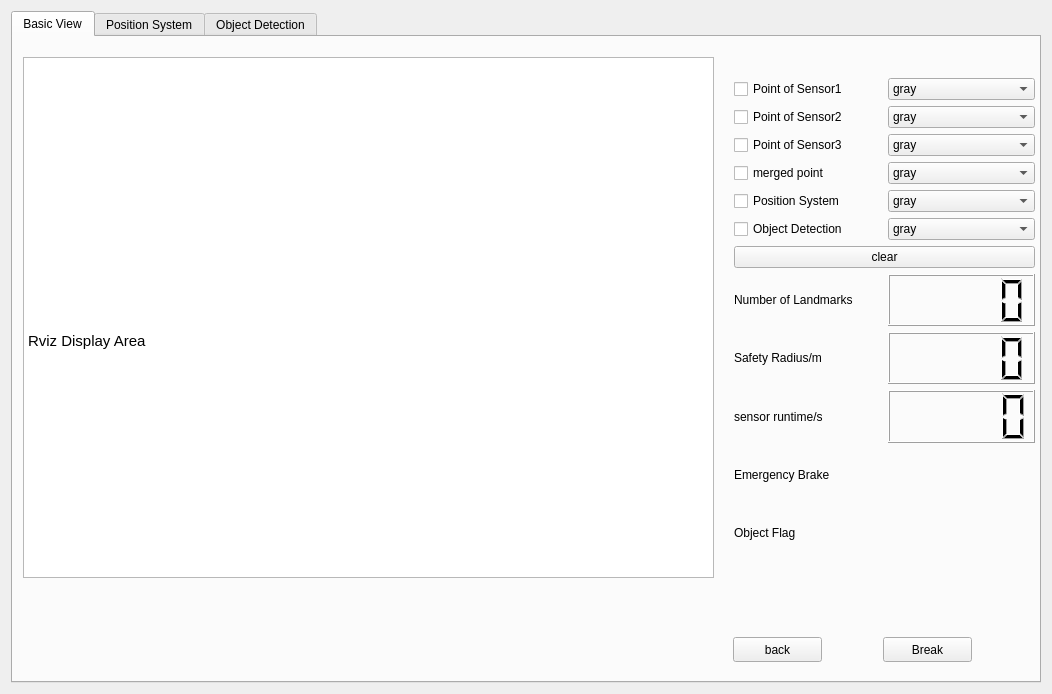
<?xml version="1.0" encoding="UTF-8"?>
<ui version="4.0">
 <class>Form</class>
 <widget class="QWidget" name="Form">
  <property name="geometry">
   <rect>
    <x>0</x>
    <y>0</y>
    <width>1052</width>
    <height>694</height>
   </rect>
  </property>
  <property name="windowTitle">
   <string>Form</string>
  </property>
  <layout class="QGridLayout" name="gridLayout">
   <item row="0" column="0">
    <widget class="QTabWidget" name="tabWidget">
     <property name="currentIndex">
      <number>0</number>
     </property>
     <widget class="QWidget" name="tab_1">
      <attribute name="title">
       <string>Basic View</string>
      </attribute>
      <widget class="QPushButton" name="pushButton_3">
       <property name="geometry">
        <rect>
         <x>720</x>
         <y>600</y>
         <width>89</width>
         <height>25</height>
        </rect>
       </property>
       <property name="text">
        <string>back</string>
       </property>
      </widget>
      <widget class="QPushButton" name="pushButton_4">
       <property name="geometry">
        <rect>
         <x>870</x>
         <y>600</y>
         <width>89</width>
         <height>25</height>
        </rect>
       </property>
       <property name="text">
        <string>Break</string>
       </property>
      </widget>
      <widget class="QTextBrowser" name="textBrowser_2">
       <property name="geometry">
        <rect>
         <x>10</x>
         <y>20</y>
         <width>691</width>
         <height>521</height>
        </rect>
       </property>
       <property name="html">
        <string>&lt;!DOCTYPE HTML PUBLIC &quot;-//W3C//DTD HTML 4.0//EN&quot; &quot;http://www.w3.org/TR/REC-html40/strict.dtd&quot;&gt;
&lt;html&gt;&lt;head&gt;&lt;meta name=&quot;qrichtext&quot; content=&quot;1&quot; /&gt;&lt;style type=&quot;text/css&quot;&gt;
p, li { white-space: pre-wrap; }
&lt;/style&gt;&lt;/head&gt;&lt;body style=&quot; font-family:'Ubuntu'; font-size:11pt; font-weight:400; font-style:normal;&quot;&gt;
&lt;p style=&quot;-qt-paragraph-type:empty; margin-top:0px; margin-bottom:0px; margin-left:0px; margin-right:0px; -qt-block-indent:0; text-indent:0px;&quot;&gt;&lt;br /&gt;&lt;/p&gt;
&lt;p style=&quot;-qt-paragraph-type:empty; margin-top:0px; margin-bottom:0px; margin-left:0px; margin-right:0px; -qt-block-indent:0; text-indent:0px;&quot;&gt;&lt;br /&gt;&lt;/p&gt;
&lt;p style=&quot;-qt-paragraph-type:empty; margin-top:0px; margin-bottom:0px; margin-left:0px; margin-right:0px; -qt-block-indent:0; text-indent:0px;&quot;&gt;&lt;br /&gt;&lt;/p&gt;
&lt;p style=&quot;-qt-paragraph-type:empty; margin-top:0px; margin-bottom:0px; margin-left:0px; margin-right:0px; -qt-block-indent:0; text-indent:0px;&quot;&gt;&lt;br /&gt;&lt;/p&gt;
&lt;p style=&quot;-qt-paragraph-type:empty; margin-top:0px; margin-bottom:0px; margin-left:0px; margin-right:0px; -qt-block-indent:0; text-indent:0px;&quot;&gt;&lt;br /&gt;&lt;/p&gt;
&lt;p style=&quot;-qt-paragraph-type:empty; margin-top:0px; margin-bottom:0px; margin-left:0px; margin-right:0px; -qt-block-indent:0; text-indent:0px;&quot;&gt;&lt;br /&gt;&lt;/p&gt;
&lt;p style=&quot;-qt-paragraph-type:empty; margin-top:0px; margin-bottom:0px; margin-left:0px; margin-right:0px; -qt-block-indent:0; text-indent:0px;&quot;&gt;&lt;br /&gt;&lt;/p&gt;
&lt;p style=&quot;-qt-paragraph-type:empty; margin-top:0px; margin-bottom:0px; margin-left:0px; margin-right:0px; -qt-block-indent:0; text-indent:0px;&quot;&gt;&lt;br /&gt;&lt;/p&gt;
&lt;p style=&quot;-qt-paragraph-type:empty; margin-top:0px; margin-bottom:0px; margin-left:0px; margin-right:0px; -qt-block-indent:0; text-indent:0px;&quot;&gt;&lt;br /&gt;&lt;/p&gt;
&lt;p style=&quot;-qt-paragraph-type:empty; margin-top:0px; margin-bottom:0px; margin-left:0px; margin-right:0px; -qt-block-indent:0; text-indent:0px;&quot;&gt;&lt;br /&gt;&lt;/p&gt;
&lt;p style=&quot;-qt-paragraph-type:empty; margin-top:0px; margin-bottom:0px; margin-left:0px; margin-right:0px; -qt-block-indent:0; text-indent:0px;&quot;&gt;&lt;br /&gt;&lt;/p&gt;
&lt;p style=&quot;-qt-paragraph-type:empty; margin-top:0px; margin-bottom:0px; margin-left:0px; margin-right:0px; -qt-block-indent:0; text-indent:0px;&quot;&gt;&lt;br /&gt;&lt;/p&gt;
&lt;p style=&quot;-qt-paragraph-type:empty; margin-top:0px; margin-bottom:0px; margin-left:0px; margin-right:0px; -qt-block-indent:0; text-indent:0px;&quot;&gt;&lt;br /&gt;&lt;/p&gt;
&lt;p style=&quot;-qt-paragraph-type:empty; margin-top:0px; margin-bottom:0px; margin-left:0px; margin-right:0px; -qt-block-indent:0; text-indent:0px;&quot;&gt;&lt;br /&gt;&lt;/p&gt;
&lt;p style=&quot;-qt-paragraph-type:empty; margin-top:0px; margin-bottom:0px; margin-left:0px; margin-right:0px; -qt-block-indent:0; text-indent:0px;&quot;&gt;&lt;br /&gt;&lt;/p&gt;
&lt;p style=&quot; margin-top:0px; margin-bottom:0px; margin-left:0px; margin-right:0px; -qt-block-indent:0; text-indent:0px;&quot;&gt;Rviz Display Area&lt;/p&gt;&lt;/body&gt;&lt;/html&gt;</string>
       </property>
      </widget>
      <widget class="QWidget" name="layoutWidget">
       <property name="geometry">
        <rect>
         <x>721</x>
         <y>41</y>
         <width>301</width>
         <height>481</height>
        </rect>
       </property>
       <layout class="QGridLayout" name="gridLayout_2">
        <item row="3" column="0">
         <widget class="QCheckBox" name="checkBox">
          <property name="text">
           <string>merged point</string>
          </property>
         </widget>
        </item>
        <item row="0" column="1">
         <widget class="QComboBox" name="comboBox_6">
          <item>
           <property name="text">
            <string>gray</string>
           </property>
          </item>
          <item>
           <property name="text">
            <string>blue</string>
           </property>
          </item>
          <item>
           <property name="text">
            <string>green</string>
           </property>
          </item>
         </widget>
        </item>
        <item row="8" column="1">
         <widget class="QLCDNumber" name="lcdNumber_2"/>
        </item>
        <item row="1" column="1">
         <widget class="QComboBox" name="comboBox_5">
          <item>
           <property name="text">
            <string>gray</string>
           </property>
          </item>
          <item>
           <property name="text">
            <string>blue</string>
           </property>
          </item>
          <item>
           <property name="text">
            <string>green</string>
           </property>
          </item>
         </widget>
        </item>
        <item row="7" column="1">
         <widget class="QLCDNumber" name="lcdNumber_3"/>
        </item>
        <item row="9" column="0">
         <widget class="QLabel" name="label_3">
          <property name="text">
           <string>sensor runtime/s</string>
          </property>
         </widget>
        </item>
        <item row="1" column="0">
         <widget class="QCheckBox" name="checkBox_5">
          <property name="text">
           <string>Point of Sensor2</string>
          </property>
         </widget>
        </item>
        <item row="4" column="1">
         <widget class="QComboBox" name="comboBox_7">
          <item>
           <property name="text">
            <string>gray</string>
           </property>
          </item>
          <item>
           <property name="text">
            <string>blue</string>
           </property>
          </item>
          <item>
           <property name="text">
            <string>green</string>
           </property>
          </item>
         </widget>
        </item>
        <item row="6" column="0" colspan="2">
         <widget class="QPushButton" name="pushButton_6">
          <property name="text">
           <string>clear</string>
          </property>
         </widget>
        </item>
        <item row="2" column="1">
         <widget class="QComboBox" name="comboBox_4">
          <item>
           <property name="text">
            <string>gray</string>
           </property>
          </item>
          <item>
           <property name="text">
            <string>blue</string>
           </property>
          </item>
          <item>
           <property name="text">
            <string>green</string>
           </property>
          </item>
         </widget>
        </item>
        <item row="4" column="0">
         <widget class="QCheckBox" name="checkBox_2">
          <property name="text">
           <string>Position System</string>
          </property>
         </widget>
        </item>
        <item row="7" column="0">
         <widget class="QLabel" name="label_2">
          <property name="text">
           <string>Number of Landmarks</string>
          </property>
         </widget>
        </item>
        <item row="2" column="0">
         <widget class="QCheckBox" name="checkBox_4">
          <property name="text">
           <string>Point of Sensor3</string>
          </property>
         </widget>
        </item>
        <item row="10" column="0">
         <widget class="QLabel" name="label_4">
          <property name="text">
           <string>Emergency Brake</string>
          </property>
         </widget>
        </item>
        <item row="3" column="1">
         <widget class="QComboBox" name="comboBox_2">
          <item>
           <property name="text">
            <string>gray</string>
           </property>
          </item>
          <item>
           <property name="text">
            <string>blue</string>
           </property>
          </item>
          <item>
           <property name="text">
            <string>green</string>
           </property>
          </item>
         </widget>
        </item>
        <item row="0" column="0">
         <widget class="QCheckBox" name="checkBox_6">
          <property name="text">
           <string>Point of Sensor1</string>
          </property>
         </widget>
        </item>
        <item row="5" column="0">
         <widget class="QCheckBox" name="checkBox_3">
          <property name="text">
           <string>Object Detection</string>
          </property>
         </widget>
        </item>
        <item row="9" column="1">
         <widget class="QLCDNumber" name="lcdNumber"/>
        </item>
        <item row="5" column="1">
         <widget class="QComboBox" name="comboBox_3">
          <item>
           <property name="text">
            <string>gray</string>
           </property>
          </item>
          <item>
           <property name="text">
            <string>blue</string>
           </property>
          </item>
          <item>
           <property name="text">
            <string>green</string>
           </property>
          </item>
         </widget>
        </item>
        <item row="8" column="0">
         <widget class="QLabel" name="label">
          <property name="text">
           <string>Safety Radius/m</string>
          </property>
         </widget>
        </item>
        <item row="11" column="0">
         <widget class="QLabel" name="label_5">
          <property name="text">
           <string>Object Flag</string>
          </property>
         </widget>
        </item>
       </layout>
      </widget>
     </widget>
     <widget class="QWidget" name="tab_2">
      <attribute name="title">
       <string>Position System</string>
      </attribute>
     </widget>
     <widget class="QWidget" name="tab">
      <attribute name="title">
       <string>Object Detection</string>
      </attribute>
     </widget>
    </widget>
   </item>
  </layout>
 </widget>
 <resources/>
 <connections/>
</ui>
